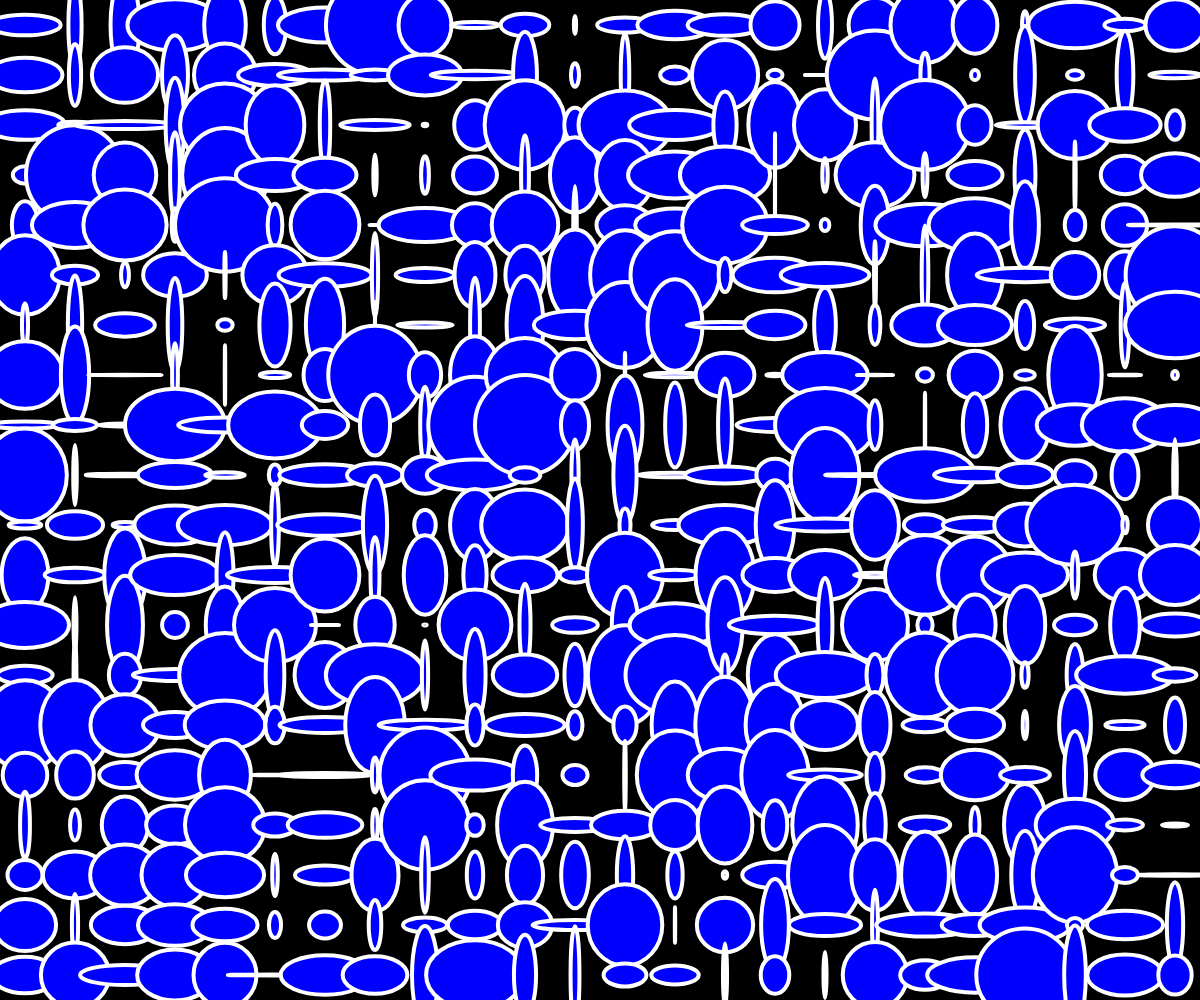
Frame 1 (no input)
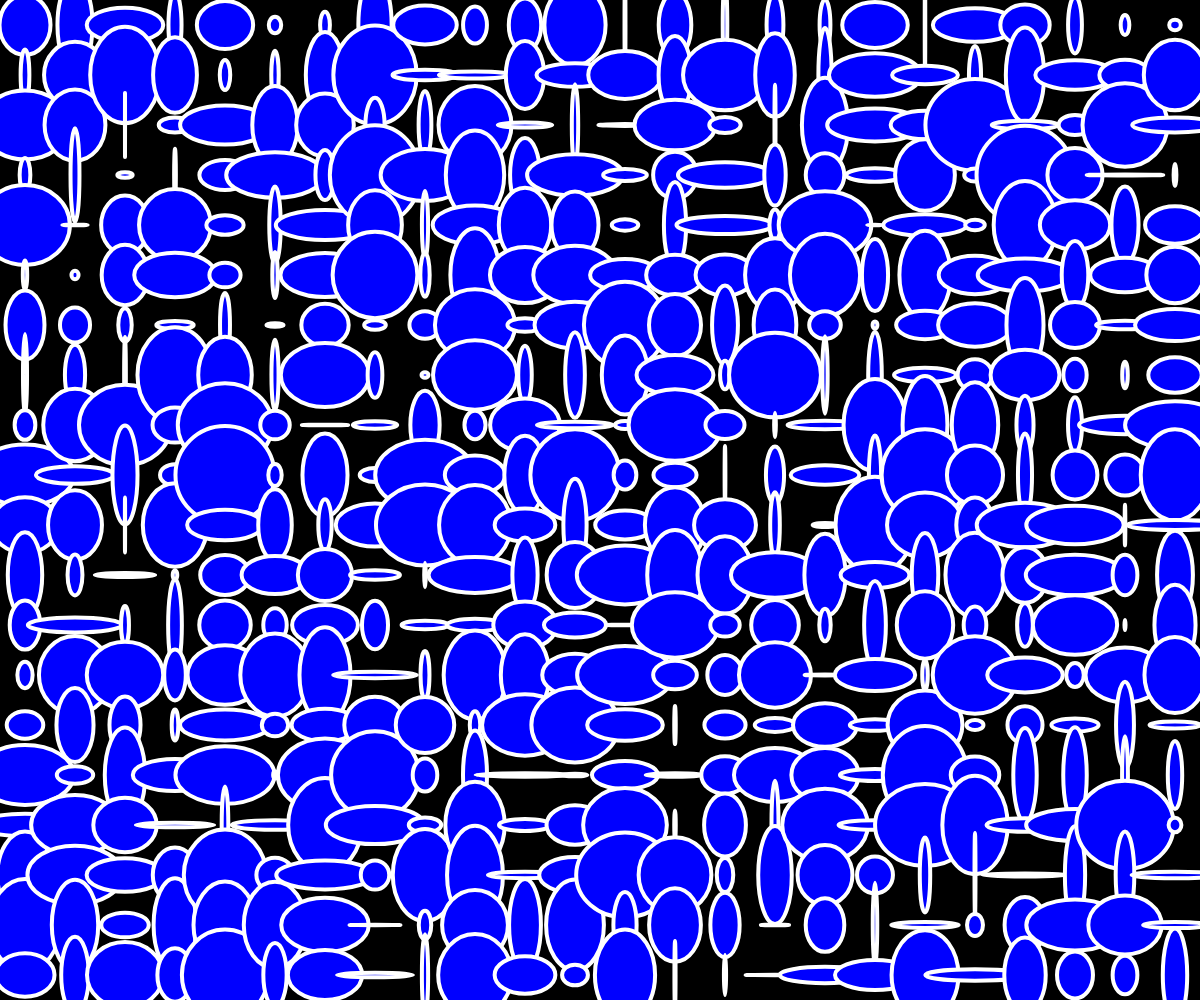
Frame 60 (no input)
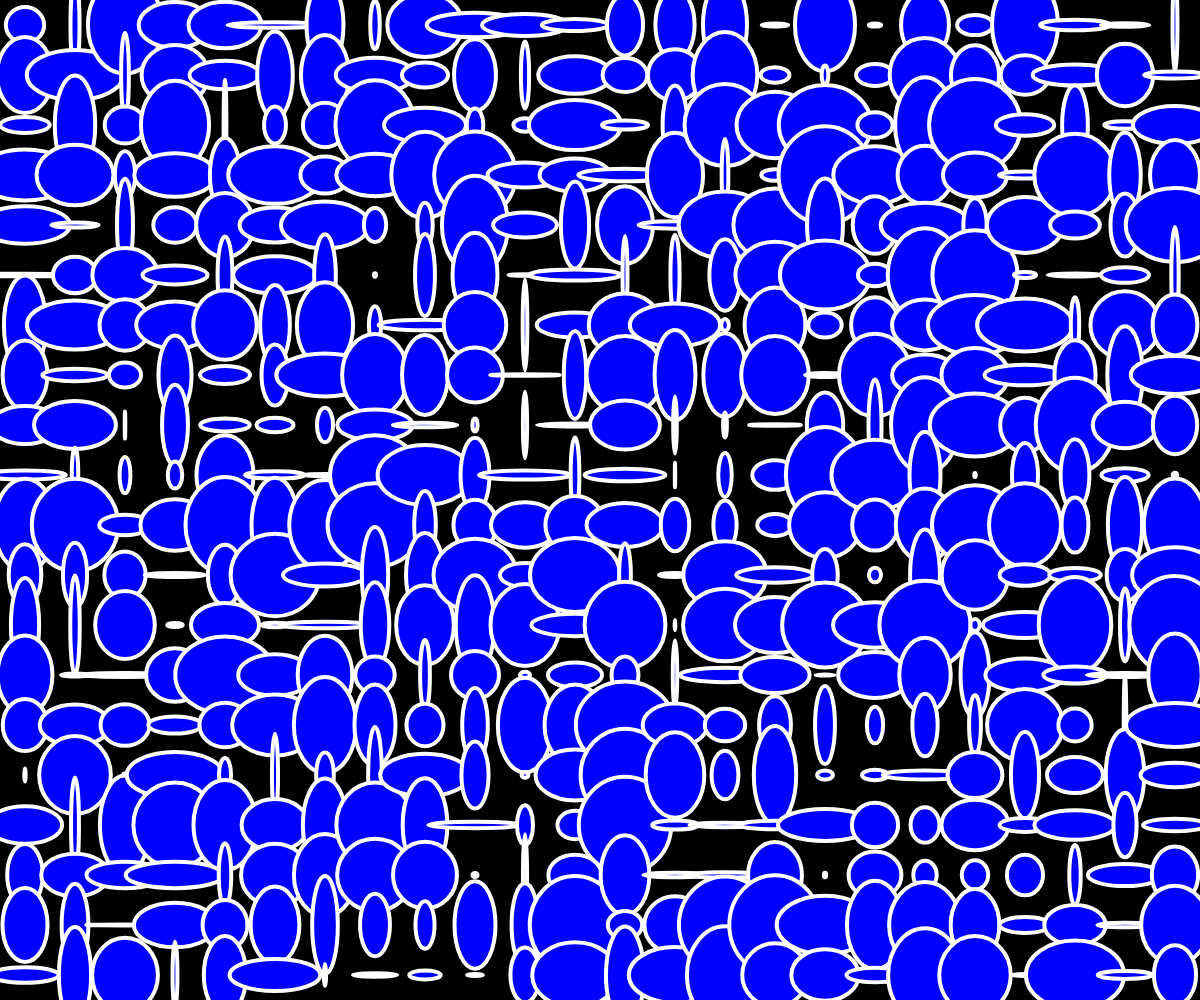
Frame 120 (the mouse pressed at the canvas centre since frame 60)

The p5.js sketch that drew these frames (run headless with seeded random() and noise() and a simulated clock; from frame 60 on, the mouse is pressed at the canvas centre):

// p5.js sketch
// ── sketch.js
function setup() {
  createCanvas(windowWidth, windowHeight);
}

function draw() {
  background(0);
  strokeWeight(4);
  stroke(255);
  fill('blue');

  // nested loop:
  y = 50;
  for (var x = 25; x < width; x = x + 50) {
    for (var y = 25; y < height; y = y + 50) {
      ellipse(x, y, random(100), random(100));
    }

  }
}
